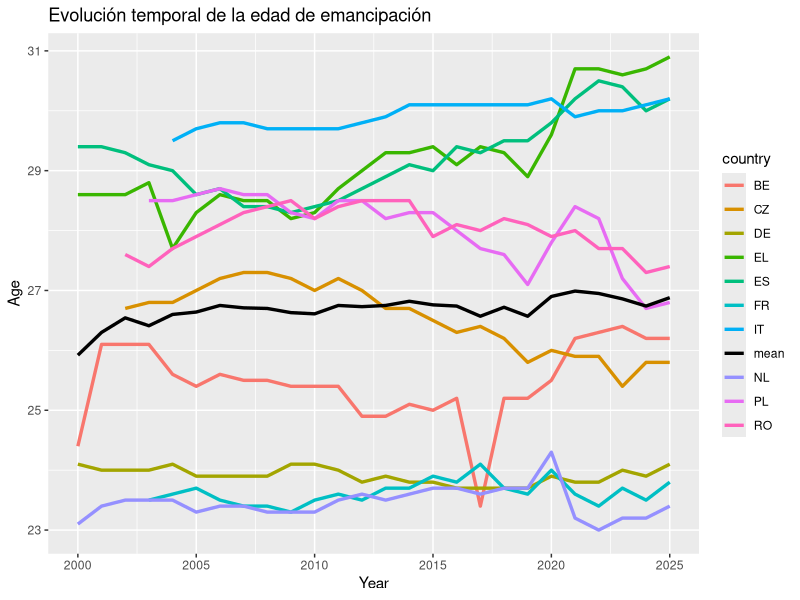
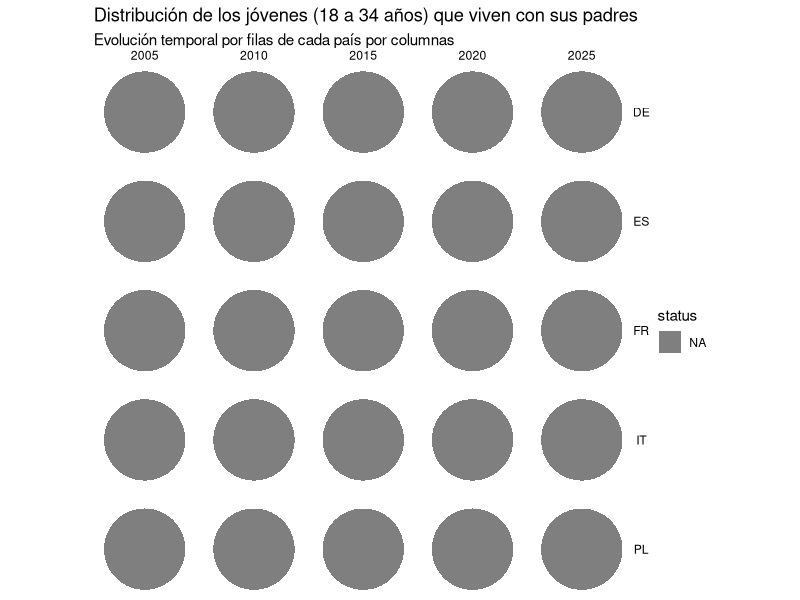
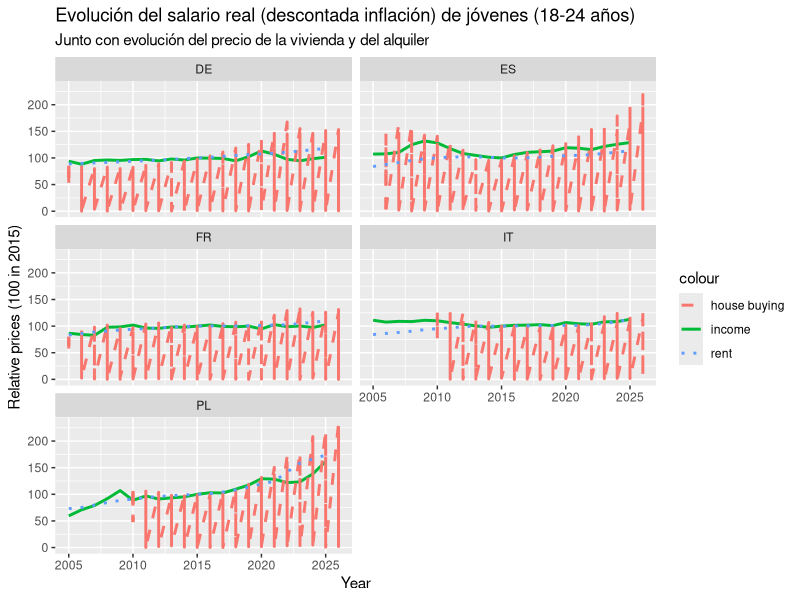
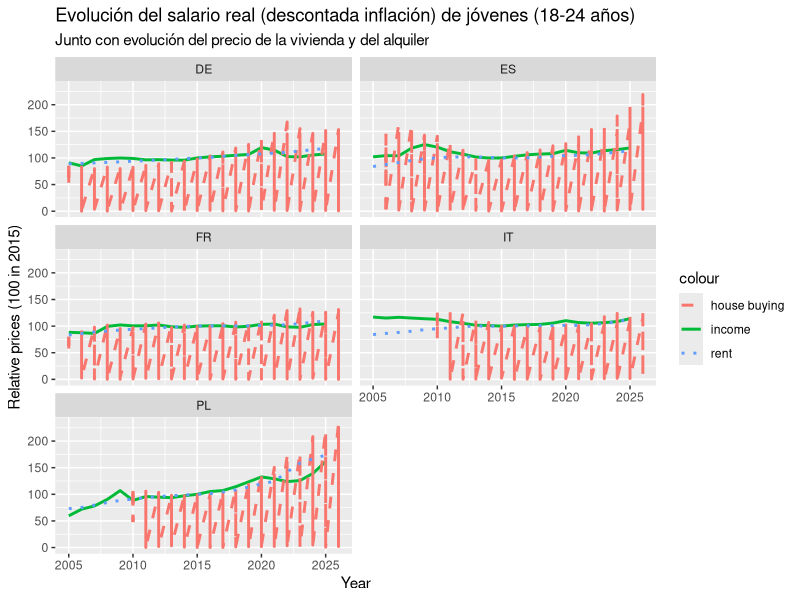
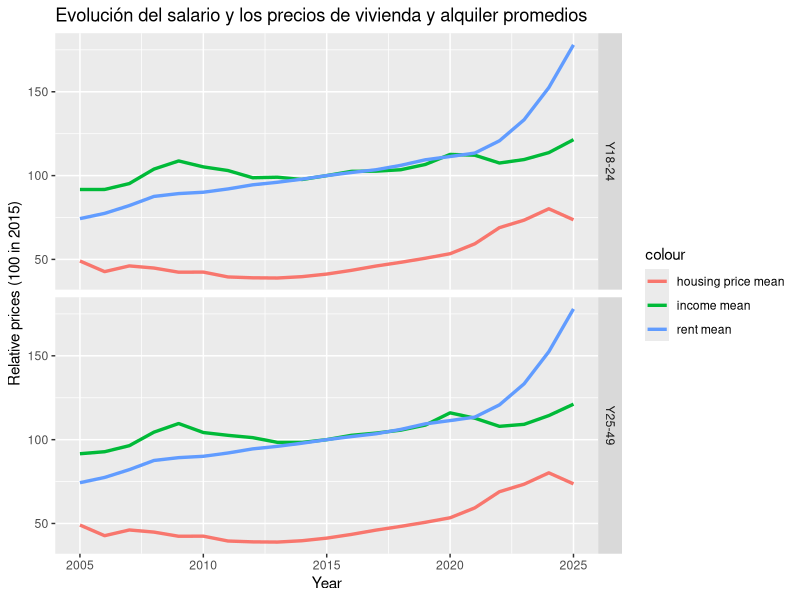
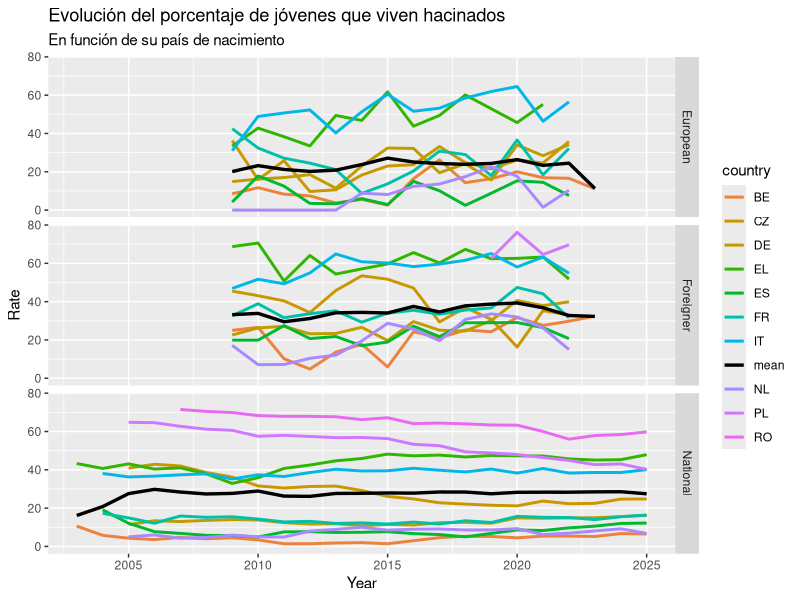
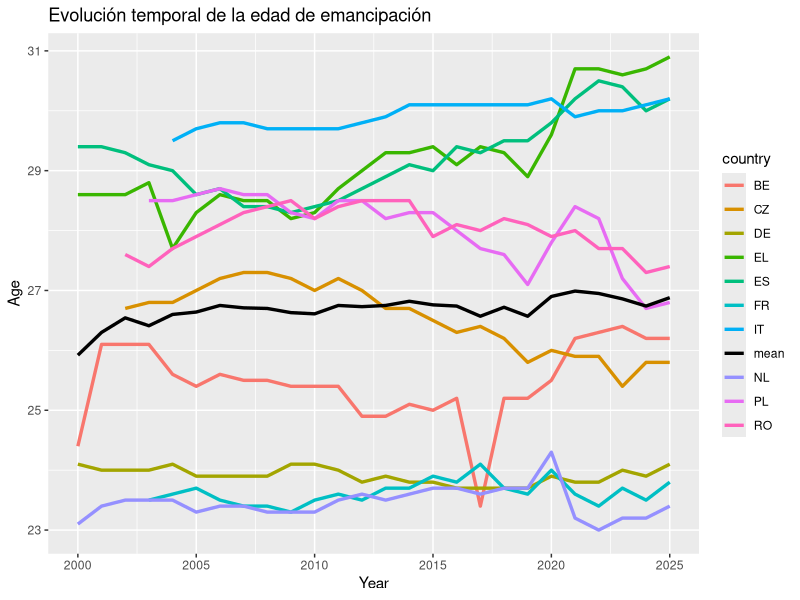
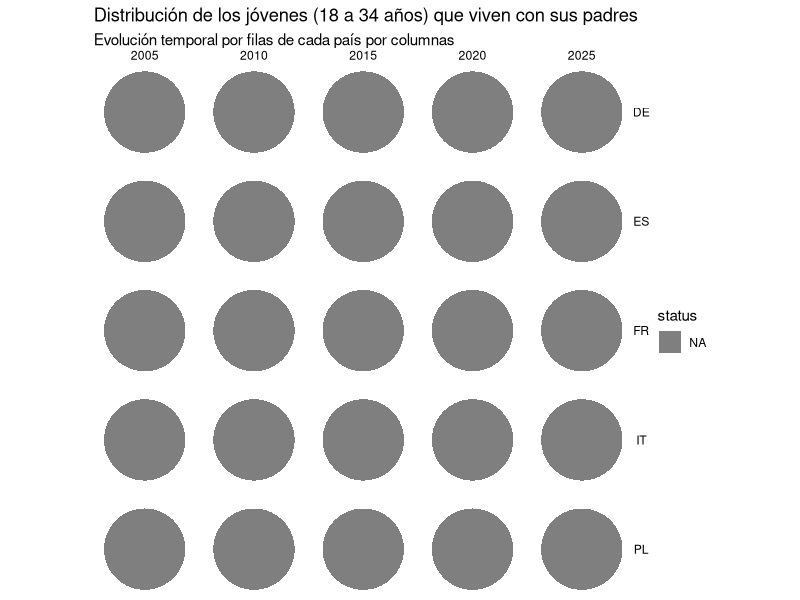

These figures' R source, in order:
## ---- chunk 1
library(readr)
library(stringr)
library(dplyr)
library(tidyr)
library(magrittr)
library(lubridate)
library(ggplot2)
## ---- chunk 2
poblacion <- read_tsv('data/poblacion_paises.tsv')
#str(poblacion)
#head(poblacion)

colnames(poblacion)[1] <- 'country'
poblacion %<>% mutate(country = sub("^.*,", "", country)) %>% mutate(across(-1, ~ as.numeric(gsub('[^0-9.]', '', .x))))

poblacion %<>% transmute(country, population = rowMeans(select(., -country), na.rm = TRUE))
# Calculamos la media poblacional de cada pais desde el 2000 hasta hoy

poblacion %<>% arrange(desc(population)) %>% filter(!(country %in% c('RU', 'UA', 'DE_TOT', 'TR', 'FX', 'BY', 'AZ', 'UK')))
# Ordenamos los paises de mayor a menor poblacion
# Eliminamos algunos que no pertenecen politicamente a Europa

mas.poblacion10 <- poblacion$country[1:10]
# Nos quedamos con los nombres de los 10 primeros

mas.poblacion5 <- poblacion$country[1:5]
# Nos quedamos con los nombres de los 5 primeros
## ---- chunk 3
indep.resid <- read_tsv('data/edad_independencia_residencial.tsv')
#str(indep.resid)
#head(indep.resid)

colnames(indep.resid)[1] <- 'sex.country'
indep.resid %<>% mutate(sex.country = sub("^.*,([^,]*,[^,]*)$", "\\1", sex.country)) %>% separate(sex.country, into = c('sex', 'country'), sep = ',') %>% mutate(sex = factor(sex))

indep.resid %<>% mutate(across(c(-1, -2), ~ as.numeric(gsub('[^0-9.]', '', .x)))) %>% pivot_longer(cols = c(-1, -2), names_to = 'year', values_to = 'age') %>% mutate(year = as.numeric(year))
## ---- chunk 4
vivir.padres1834 <- read_tsv('data/vivir_con_padres18-34.tsv')
#str(vivir.padres1834)
#head(vivir.padres1834)

colnames(vivir.padres1834)[1] <- 'status.country'
vivir.padres1834 %<>% mutate(status.country = sub("^[^,]*,([^,]*,).*,([^,]*)$", "\\1\\2", status.country)) %>% separate(status.country, into = c('status', 'country'), sep = ',') %>% mutate(status = factor(status, levels = c('EMP_FT', 'EMP_PT', 'UNE', 'EDUC', 'INAC_OTH'), labels = c('full-time', 'part-time', 'unemployed', 'student', 'other')))

vivir.padres1834 %<>% mutate(across(c(-1, -2), ~ as.numeric(gsub('[^0-9.]', '', .x)))) %>% pivot_longer(cols = c(-1, -2), names_to = 'year', values_to = 'rate') %>% mutate(year = as.numeric(year))
## ---- chunk 5
precio.vivienda <- read_tsv('data/precio_vivienda.tsv')
#str(precio.vivienda)
#head(precio.vivienda)

colnames(precio.vivienda)[1] <- 'country'
precio.vivienda %<>% mutate(country = sub(".*,", "", country))

precio.vivienda %<>% mutate(across(-1, ~ as.numeric(gsub('[^0-9.]', '', .x)))) %>% pivot_longer(cols = -1, names_to = 'year.quadri', values_to = 'rel.price2015')

precio.vivienda %<>% separate(year.quadri, into = c('year', 'quadri'), sep = '-') %>% mutate(quadri = factor(quadri, ordered=TRUE)) %>% mutate(year = as.numeric(year))
## ---- chunk 6
precio.alquiler <- read_tsv('data/precio_alquiler.tsv')
#str(precio.alquiler)
#head(precio.alquiler)

colnames(precio.alquiler)[1] <- 'country'
precio.alquiler %<>% mutate(country = sub(".*,", "", country))

precio.alquiler %<>% mutate(across(-1, ~ as.numeric(gsub('[^0-9.]', '', .x)))) %>% pivot_longer(cols = -1, names_to = 'year', values_to = 'rel.price2015') %>% mutate(year = as.numeric(year))
## ---- chunk 7
salarios <- read_tsv('data/salarios.tsv')
#str(salarios)
#head(salarios)

colnames(salarios)[1] <- 'age.country'
salarios %<>% mutate(age.country = sub("^[^,]*,([^,]*,).*,([^,]*)$", "\\1\\2", age.country)) %>% separate(age.country, into = c('age', 'country'), sep = ',') %>% mutate(age = factor(age, ordered = TRUE))

salarios %<>% mutate(across(c(-1, -2), ~ as.numeric(gsub('[^0-9.]', '', .x)))) %>% pivot_longer(cols = c(-1, -2), names_to = 'year', values_to = 'price.eur') %>% mutate(year = as.numeric(year))
## ---- chunk 8
ipca <- read_tsv('data/ipca.tsv')
#str(ipca)
#head(ipca)

colnames(ipca)[1] <- 'country'
ipca %<>% mutate(country = sub(".*,", "", country))

ipca %<>% mutate(across(-1, ~ as.numeric(gsub('[^0-9.]', '', .x)))) %>% pivot_longer(cols = -1, names_to = 'year', values_to = 'rel.value2025') %>% mutate(year = as.numeric(year))
## ---- chunk 9
hacinamiento1629 <- read_tsv('data/hacinamiento_nacimiento16-29.tsv')
#str(hacinamiento1629)
#head(hacinamiento1629)

colnames(hacinamiento1629)[1] <- 'birth.sex.country'
hacinamiento1629 %<>% mutate(birth.sex.country = sub("^.*,([^,]*,[^,]*,)[^,]*,([^,]*)$", "\\1\\2", birth.sex.country)) %>% separate(birth.sex.country, into = c('birth', 'sex', 'country'), sep = ',') %>% mutate(birth = factor(birth, levels = c('EU28_FOR', 'NEU28_FOR', 'NAT'), labels = c('European', 'Foreigner', 'National'))) %>% mutate(sex = factor(sex))

hacinamiento1629 %<>% mutate(across(c(-1, -2, -3), ~ as.numeric(gsub('[^0-9.]', '', .x)))) %>% pivot_longer(cols = c(-1, -2, -3), names_to = 'year', values_to = 'rate') %>% mutate(year = as.numeric(year))
## ---- chunk 10
retr.pagos1629 <- read_tsv('data/retrasos_pagos_16-29.tsv')
#str(retr.pagos1629)
#head(retr.pagos1629)

colnames(retr.pagos1629)[1] <- 'country'
retr.pagos1629 %<>% mutate(country = sub("^.*,", "", country))

retr.pagos1629 %<>% mutate(across(-1, ~ as.numeric(gsub('[^0-9.]', '', .x)))) %>% pivot_longer(cols = -1, names_to = 'year', values_to = 'rate') %>% mutate(year = as.numeric(year))
## ---- chunk 11
tasa.desemp1539 <- read_tsv('data/desempleo_nivel_educativo15-39.tsv')
# Cargamos los datos
#str(tasa.desemp1539)
#head(tasa.desemp1539)
# Los visualizamos para ver problemas

colnames(tasa.desemp1539)[1] <- 'sex.level.country'
# Renombramos la 1a columna, ya que solo nos interesan el sexo, nivel educativo y pais
tasa.desemp1539 %<>% mutate(sex.level.country = sub("^.*,([^,]*),([^,]*),([^,]*,[^,]*)$", "\\1,\\3", sex.level.country)) %>% separate(sex.level.country, into = c('sex', 'level', 'country'), sep = ',') %>% mutate(level = factor(level, levels = c('ED0-2', 'ED3_4', 'ED5-8'), labels = c('until.mid.sec', 'until.bac', 'university'), ordered = TRUE)) %>% mutate(sex = factor(sex))
# Quitamos la informacion de las instancias salvo sexo, nivel educativo y pais
# Y separamos ambas columnas
# Convertimos el sexo y el nivel educativo en factores

tasa.desemp1539 %<>% mutate(across(c(-1, -2, -3), ~ as.numeric(gsub('[^0-9.]', '', .x)))) %>% pivot_longer(cols = c(-1, -2, -3), names_to = 'year.quadri', values_to = 'rate')
# Hacemos que las tasas sean exclusivamente numericas
# Pasamos los años a formato tidy
# Obtenemos una columna con los años y sus respectivos cuatrimestres

tasa.desemp1539 %<>% separate(year.quadri, into = c('year', 'quadri'), sep = '-') %>% mutate(quadri = factor(quadri, ordered=TRUE)) %>% mutate(year = as.numeric(year))
# Separamos en columnas de año y cuatrimestre
# Pasamos los cuatrimestres a factor
# Pasamos los años a numerico
## ---- chunk 12
tempor.inv1529 <- read_tsv('data/temporalidad_involuntaria15-29.tsv')
#str(tempor.inv1529)
#head(tempor.inv1529)

colnames(tempor.inv1529)[1] <- 'sex.country'
tempor.inv1529 %<>% mutate(sex.country = sub("^.*,([^,]*),([^,]*,[^,]*),([^,]*)$", "\\1,\\3", sex.country)) %>% separate(sex.country, into = c('sex', 'country'), sep = ',') %>% mutate(sex = factor(sex))

tempor.inv1529 %<>% mutate(across(c(-1, -2), ~ as.numeric(gsub('[^0-9.]', '', .x)))) %>% pivot_longer(cols = c(-1, -2), names_to = 'year', values_to = 'rate') %>% mutate(year = as.numeric(year))
## ---- chunk 13
tempor.educ1539 <- read_tsv('data/temporalidad_nivel_educativo15-39.tsv')
#str(tempor.educ1539)
#head(tempor.educ1539)

colnames(tempor.educ1539)[1] <- 'sex.level.country'
tempor.educ1539 %<>% mutate(sex.level.country = sub("^.*,([^,]*),([^,]*),([^,]*,[^,]*)$", "\\1,\\3", sex.level.country)) %>% separate(sex.level.country, into = c('sex', 'level', 'country'), sep = ',') %>% mutate(level = factor(level, levels = c('ED0-2', 'ED3_4', 'ED5-8'), labels = c('until.mid.sec', 'until.bac', 'university'), ordered = TRUE)) %>% mutate(sex = factor(sex))

tempor.educ1539 %<>% mutate(across(c(-1, -2, -3), ~ as.numeric(gsub('[^0-9.]', '', .x)))) %>% pivot_longer(cols = c(-1, -2, -3), names_to = 'year', values_to = 'thous.pers') %>% mutate(year = as.numeric(year))
## ---- chunk 14
indep.resid.total <- indep.resid %>% filter(sex == 'T' & country %in% mas.poblacion10)
age.mean <- indep.resid.total %>% group_by(year) %>% summarise(age.mean = mean(age, na.rm = TRUE), .groups = "drop")
ggplot() + geom_line(data = indep.resid.total, mapping = aes(x = year, y = age, color = country), linewidth = 1.15, na.rm = TRUE) + geom_line(data = age.mean, mapping = aes(x = year, y = age.mean, color = 'mean'), linewidth = 1.15, na.rm = TRUE) +
  scale_color_manual(values = c(setNames(scales::hue_pal()(length(unique(indep.resid.total$country))), unique(indep.resid.total$country)), "mean" = "black")) +
  labs(title = 'Evolución temporal de la edad de emancipación') + xlab('Year') + ylab('Age')
ggsave('results/edad_emancipacion.pdf', width = 14, height = 10, dpi = 300)
## ---- chunk 15
ggplot(filter(vivir.padres1834, year %in% c(2005, 2010, 2015, 2020, 2025), country %in% mas.poblacion5), aes(x = "", y = rate, fill = status)) + geom_col(width = 1) + coord_polar(theta = "y") + facet_grid(country ~ year) + theme_void() + labs(title = 'Distribución de los jóvenes (18 a 34 años) que viven con sus padres', subtitle = 'Evolución temporal por filas de cada país por columnas')
ggsave('results/vivir_con_padres.pdf', width = 14, height = 10, dpi = 300) 
## ---- chunk 16
salarios.final <- filter(salarios, country %in% mas.poblacion5) %>% pivot_wider(names_from = age, values_from = price.eur)
ipca.final <- filter(ipca, country %in% mas.poblacion5)
salarios.infl <- right_join(ipca.final, salarios.final)
salarios.infl %<>% pivot_longer(cols = c(4,5), names_to = 'age', values_to = 'price.eur')
# Hacemos join de los dataframes de salarios y de la inflacion anualizada (IPCA)
salarios.infl %<>% group_by(age, country) %>% transmute(year, age, country, real.price.eur = price.eur*rel.value2025[year==2015]/rel.value2025) %>% ungroup()
# Creamos una columna con los salarios reales tomando como referencia 2015
salarios.infl %<>% group_by(age, country) %>% transmute(year, age, country, rel.price2015 = real.price.eur/real.price.eur[year == 2015]*100) %>% ungroup()
# Convertimos los salarios a una variable con referencia = 100 en 2015
# Lo hacemos para poder compararlos con la evolucion de vivienda y alquiler
## ---- chunk 17
ggplot() + 
  geom_line(data = filter(salarios.infl, age == 'Y18-24', year >= 2005), mapping = aes(x = year, y = rel.price2015, color = 'income'), linewidth = 1, na.rm = TRUE) + 
  geom_line(data = filter(precio.vivienda, country %in% mas.poblacion5, quadri == 'Q1'), mapping = aes(x = year, y = rel.price2015, color = 'house buying'), linewidth = 1, linetype = 2, na.rm = TRUE) + 
  geom_line(data = filter(precio.alquiler, country %in% mas.poblacion5, year >= 2005), mapping = aes(x = year, y = rel.price2015, color = 'rent'), linewidth = 1, linetype = 3, na.rm = TRUE) + facet_wrap(.~country, nrow = 3) + labs(title = 'Evolución del salario real (descontada inflación) de jóvenes (18-24 años)', subtitle = 'Junto con evolución del precio de la vivienda y del alquiler') + xlab('Year') + ylab('Relative prices (100 in 2015)')
ggsave('results/viviendas_salarios18-24.pdf', width = 14, height = 10, dpi = 300)
## ---- chunk 18
ggplot() + 
  geom_line(data = filter(salarios.infl, age == 'Y25-49', year >= 2005), mapping = aes(x = year, y = rel.price2015, color = 'income'), linewidth = 1, na.rm = TRUE) + 
  geom_line(data = filter(precio.vivienda, country %in% mas.poblacion5, quadri == 'Q1'), mapping = aes(x = year, y = rel.price2015, color = 'house buying'), linewidth = 1, linetype = 2, na.rm = TRUE) + 
  geom_line(data = filter(precio.alquiler, country %in% mas.poblacion5, year >= 2005), mapping = aes(x = year, y = rel.price2015, color = 'rent'), linewidth = 1, linetype = 3, na.rm = TRUE) + facet_wrap(.~country, nrow = 3) + labs(title = 'Evolución del salario real (descontada inflación) de jóvenes (18-24 años)', subtitle = 'Junto con evolución del precio de la vivienda y del alquiler') + xlab('Year') + ylab('Relative prices (100 in 2015)')
ggsave('results/viviendas_salarios25-49.pdf', width = 14, height = 10, dpi = 300)
## ---- chunk 19
income.mean <- salarios.infl %>% group_by(year, age) %>% summarise(income.mean = mean(rel.price2015, na.rm = TRUE), .groups = "drop") %>% ungroup()

housing.mean <- precio.vivienda %>% group_by(year) %>% summarise(housing.mean = mean(rel.price2015, na.rm = TRUE), .groups = "drop") %>% ungroup()

rent.mean <- precio.alquiler %>% group_by(year) %>% summarise(rent.mean = mean(rel.price2015, na.rm = TRUE), .groups = "drop") %>% ungroup() 

mean.df <- income.mean %>% left_join(housing.mean, by = 'year') %>% left_join(rent.mean, by = 'year') %>% filter(year >= 2005)

ggplot(data = mean.df) + geom_line(aes(x = year, y = income.mean, color = 'income mean'), linewidth = 1.15, na.rm = TRUE) + geom_line(aes(x = year, y = housing.mean, color = 'housing price mean'), linewidth = 1.15, na.rm = TRUE) + geom_line(aes(x = year, y = rent.mean, color = 'rent mean'), linewidth = 1.15, na.rm = TRUE) + facet_grid(age~.) + labs(title = 'Evolución del salario y los precios de vivienda y alquiler promedios') + xlab('Year') + ylab('Relative prices (100 in 2015)')
ggsave('results/viviendas_salarios_medios.pdf', width = 14, height = 10, dpi = 300)
## ---- chunk 20
overcr.mean <- hacinamiento1629 %>% group_by(year, birth) %>% summarise(mean = mean(rate, na.rm = TRUE), .groups = "drop") %>% ungroup() 

ggplot() + geom_line(data=filter(hacinamiento1629, sex == 'T', country %in% mas.poblacion10), mapping = aes(x = year, y = rate, col = country), linewidth = 1, na.rm = TRUE) + geom_line(data=overcr.mean, mapping = aes(x=year, y = mean, color = 'mean'), linewidth = 1.15, na.rm = TRUE) + facet_grid(birth~.) +
  scale_color_manual(values = c(setNames(scales::hue_pal()(length(unique(hacinamiento1629$country))), unique(hacinamiento1629$country)), "mean" = "black")) +
  labs(title = 'Evolución del porcentaje de jóvenes que viven hacinados', subtitle = 'En función de su país de nacimiento') + xlab('Year') + ylab('Rate')
ggsave('results/hacinamiento.pdf', width = 14, height = 10, dpi = 300)
